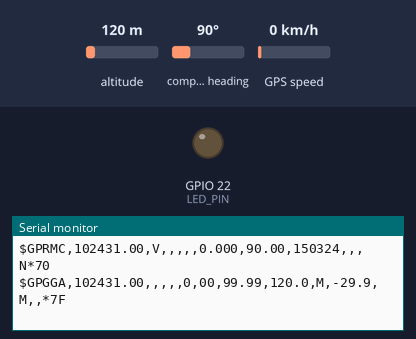
The sketch below on a simulated ESP32. Shown: output pins drawn as LEDs (lit = HIGH), the last lines printed to the serial monitor. The inputs (shaded band) are chosen by the test bench; at power-on: altitude 120 m, compass heading 90°, GPS speed 0 km/h. Storage starts empty; the GPS gets a fix after 3 s at 37.7749, -122.4194 with 8 satellites.

Above: at 1.2 s.
1.3 s: altitude set to 20 m
At 2.7 s:
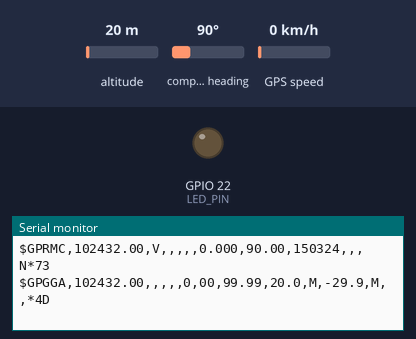
4.6 s: compass heading set to 269°
At 6.0 s:
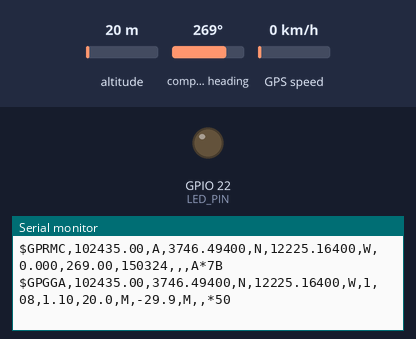
8.7 s: GPS speed set to 30 km/h
At 10.2 s:
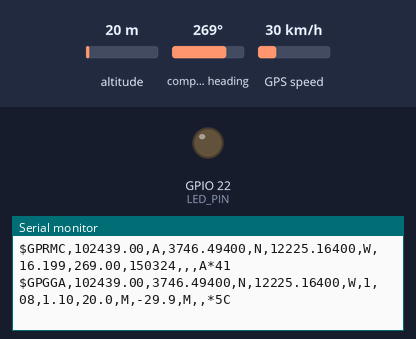

The sketch:

gps_sd.ino
```cpp
#include <EEPROM.h>
#include <SPI.h>
#include "SD.h"
#include "FS.h"
#include "TinyGPS++.h"

#define DEBUG true

#if DEBUG
#define DEBUG_PRINT(x) Serial.print(x);
#else
#define DEBUG_PRINT(x) \
  do { \
  } while (0);
#endif

#if DEBUG
#define DEBUG_PRINT_LN(x) Serial.println(x);
#else
#define DEBUG_PRINT_LN(x) \
  do { \
  } while (0);
#endif

#define LED_PIN 22
#define RXD2 16
#define TXD2 17

TinyGPSPlus gps;

const int CS_PIN = 5;
int nFiles = 0;

/**********************************************************************
   SDCard Functions
 **********************************************************************/

void SD_INIT() {

  DEBUG_PRINT_LN("Initializing SD Card...");

  if (!SD.begin(CS_PIN)) {
    DEBUG_PRINT_LN("SD Card Initialization Failed!");
    return;
  }

  DEBUG_PRINT_LN("-------SD Card Info-------");

  uint8_t cardType = SD.cardType();
  uint64_t bytes = SD.totalBytes();
  uint64_t used_bytes = SD.usedBytes();

  if (cardType == CARD_MMC) {
    DEBUG_PRINT_LN("SD Card Type:\tMMC");
  } else if (cardType == CARD_SD) {
    DEBUG_PRINT_LN("SD Card Type:\tSDSC");
  } else if (cardType == CARD_SDHC) {
    DEBUG_PRINT_LN("SD Card Type:\tSDHC");
  } else if (cardType == CARD_NONE) {
    DEBUG_PRINT_LN("SD Card Type:\tNo SD Card Attached");
  } else {
    DEBUG_PRINT_LN("UNKNOWN");
  }

  DEBUG_PRINT("Used(MB):\t");
  DEBUG_PRINT_LN((float)used_bytes / (1000 * 1000));
  DEBUG_PRINT("Used(GB):\t");
  DEBUG_PRINT_LN((float)used_bytes / (1000 * 1000 * 1000));
  DEBUG_PRINT("Volume(MB):\t");
  DEBUG_PRINT_LN((float)bytes / (1000 * 1000));
  DEBUG_PRINT("Volume(GB):\t");
  DEBUG_PRINT_LN((float)bytes / (1000 * 1000 * 1000));

  nFiles = countFiles(SD, "/", 0);

  DEBUG_PRINT("Files Count:\t");
  DEBUG_PRINT_LN(nFiles);
  DEBUG_PRINT_LN("--------------------------");
}

int countFiles(fs::FS &fs, String dirname, uint8_t levels) {

  int count = 0;
  File root = fs.open(dirname);
  if (!root || !root.isDirectory()) {
    return -1;
  }
  File file = root.openNextFile();

  while (file) {
    if (file.isDirectory()) {
      if (levels) countFiles(fs, file.name(), levels - 1);
    } else count += 1;

    file = root.openNextFile();
  }

  return count;
}


void appendFile(fs::FS &fs, String path, String message) {

  File file = fs.open(path, FILE_APPEND);
  if (!file) return;
  file.print(message);
  file.close();
}


/**********************************************************************
  Main
 **********************************************************************/

void setup() {

  // LED
  pinMode(LED_PIN, OUTPUT);

  // Initialize Serial
  Serial.begin(115200);

  // Initialize HW Serial to NEO
  Serial2.begin(9600, SERIAL_8N1, RXD2, TXD2);

  // Initialize SD Card
  SD_INIT();

  DEBUG_PRINT_LN("Initialization Complete!");
}

void loop() {

  String gnss_data = "";

  // Read from NEO serial
  while (Serial2.available()) {
    int raw_data = Serial2.read();
    gps.encode(raw_data);
    gnss_data += (char)raw_data;
  }

  // // Check fix and log to file
  // if (gps.location.isValid()) {
  //   digitalWrite(LED_PIN, HIGH);
  //   appendFile(SD, "/" + String(nFiles) + ".log", gnss_data);

  // } else {
  //   digitalWrite(LED_PIN, LOW);
  //   DEBUG_PRINT_LN("No GNSS FIX...");
  // }

  DEBUG_PRINT(gnss_data)
  delay(1000);
  appendFile(SD, "/" + String(nFiles) + ".log", gnss_data);
}
```

Measured:
- after the input at 1.3 s, the serial monitor: prints a new line after 0.79 s (image 1)
- after the input at 4.6 s, the serial monitor: prints a new line after 0.58 s (image 2)
- after the input at 8.7 s, the serial monitor: prints a new line after 0.62 s (image 3)
